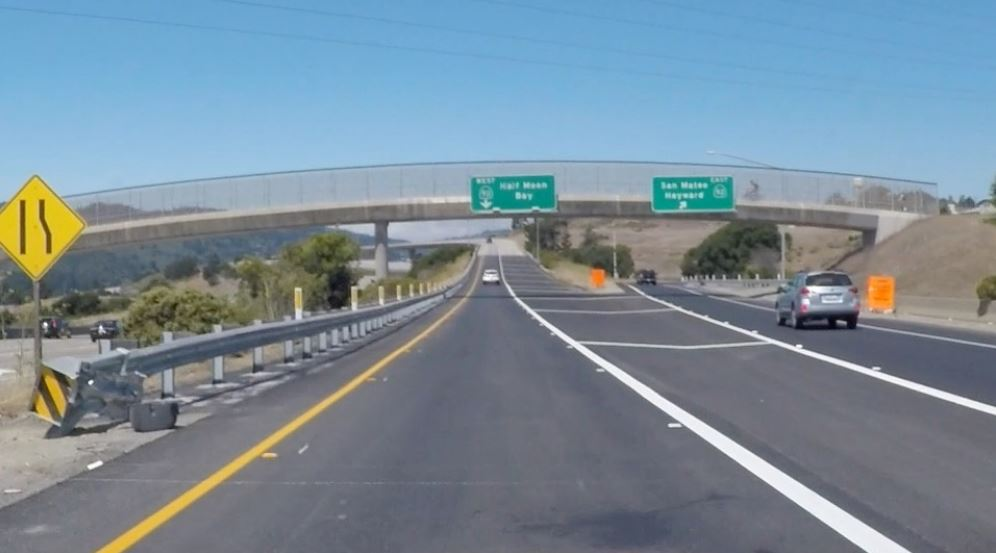
#> input picture Capture.JPG, 996 x 553 px, given in place of solidWhiteRight.mp4, which was not available
$ python 'DetectingLanes (1).py'
#> lines starting #> are read from the running program, lines starting #| are printed output that depends on the picture; after the words box and inside, x2 and y2 are one past the last pixel; in counts of white or black regions, pixels touching at a corner belong together; pictures that were not available may be replaced by others from this repository, and a replacement may not be noted

# coding: utf-8

# # Finding Lane Lines on the Road
# ***
#
# In this project, I used Python and OpenCV to find lane lines in the road images.
#
# The following techniques are used:
#
# - Color Selection
# - Canny Edge Detection
# - Region of Interest Selection
# - Hough Transform Line Detection
#
# Finally, I applied all the techniques to process video clips to find lane lines in them.

# ## Loading Test Images
#
# The following libraries are used.  `cv2` is for OpenCV.

# In[1]:


import matplotlib.pyplot as plt
import cv2
import os, glob
import numpy as np
from moviepy.editor import VideoFileClip
import time

#get_ipython().magic(u'matplotlib inline')
#get_ipython().magic(u"config InlineBackend.figure_format = 'retina'")


# The following `show_image` function is used to display images.

# In[2]:


# [54 lines left out: functions show_images, select_rgb_white_yellow, not called in this run]

#show_images(list(map(select_rgb_white_yellow, test_images)))#Pic


# It looks pretty good except the last two.  The yellow lines are not clear due to the dark shade from the tree on the left.

# ### HSL and HSV Color Space
#
# Using `cv2.cvtColor`, we can convert RGB image into different color space.  For example, [HSL and HSV color space](https://en.wikipedia.org/wiki/HSL_and_HSV).
#
# <img src='images/hsl-hsv.png' width='50%'>
#
# Image Source: [https://commons.wikimedia.org/wiki/File:Hsl-hsv_models.svg](https://commons.wikimedia.org/wiki/File:Hsl-hsv_models.svg)

# ### HSV Color Space
#
# How does it look when RGB images are converted into HSV color space?

# In[5]:


def convert_hsv(image):
    return cv2.cvtColor(image, cv2.COLOR_RGB2HSV)

#show_images(list(map(convert_hsv, test_images)))#Pic


# The yellow lines are very clear including the ones under the shades but the white lines are less clear.

# ### HSL Color Space
#
# How does it look like when images are converted from RGB to HSL color space?

# In[6]:


def convert_hls(image):
    return cv2.cvtColor(image, cv2.COLOR_RGB2HLS)

#show_images(list(map(convert_hls, test_images))) #Pic


# Both the white and yellow lines are clearly recognizable.  Also, the yellow lines under the shades are clearly shown.

# Let's build a filter to select those white and yellow lines.  I want to select particular range of each channels (Hue, Saturation and Light).
#
# - Use `cv2.inRange` to filter the white color and the yellow color seperately.
#   The function returns 255 when the filter conditon is satisfied.  Otherwise, it returns 0.
# - Use `cv2.bitwise_or` to combine these two binary masks.
#   The combined mask returns 255 when either white or yellow color is detected.
# - Use `cv2.bitwise_and` to apply the combined mask onto the original RGB image

# In[7]:


def select_white_yellow(image):
    converted = convert_hls(image)
    # white color mask
    lower = np.uint8([  0, 200,   0])
    upper = np.uint8([255, 255, 255])
    white_mask = cv2.inRange(converted, lower, upper)
    # yellow color mask
    lower = np.uint8([ 10,   0, 100])
    upper = np.uint8([ 40, 255, 255])
    yellow_mask = cv2.inRange(converted, lower, upper)
    # combine the mask
    mask = cv2.bitwise_or(white_mask, yellow_mask)
    return cv2.bitwise_and(image, image, mask = mask)

#white_yellow_images = list(map(select_white_yellow, test_images))#Pic

#show_images(white_yellow_images)#Pic


# For the white color,
# - I chose high **Light** value.
# - I did not filter **Hue**, **Saturation** values.
#
# For the yellow color,
# - I chose **Hue** around 30 to choose yellow color.
# - I chose relatively high **Saturation** to exclude yellow hills
#
# The combined mask filters the yellow and white lines very clearly.

# ## Canny Edge Detection
#
# The Canny edge detector was developed by John F. Canny in 1986.
#
# We want to detect edges in order to find straight lines especially lane lines.  For this,
#
# - use `cv2.cvtColor` to convert images into gray scale
# - use `cv2.GaussianBlur` to smooth out rough edges
# - use `cv2.Canny` to find edges
#
# Let's take a look at each step in details.
#
# Note: [Canny Edge Detection Wikipedia](https://en.wikipedia.org/wiki/Canny_edge_detector) has a good description in good details.
#
#

# ### Gray Scaling
#
# The images should be converted into gray scaled ones in order to detect shapes (edges) in the images.  This is because the Canny edge detection measures the magnitude of pixel intensity changes or gradients (more on this later).
#
# Here, I'm converting the white and yellow line images from the above into gray scale for edge detection.

# In[8]:


def convert_gray_scale(image):
    return cv2.cvtColor(image, cv2.COLOR_RGB2GRAY)

#gray_images = list(map(convert_gray_scale, white_yellow_images))#Pic

#show_images(gray_images)#Pic


# ### Gaussian Smoothing (Gaussian Blur)
#
# When there is an edge (i.e. a line), the pixel intensity changes rapidly (i.e. from 0 to 255) which we want to detect.  But before doing so, we should make the edges smoother.  As you can see,  the above images have many rough edges which causes many noisy edges to be detected.
#
# I use `cv2.GaussianBlur` to smooth out edges.
#
# - [Gaussian Filter OpenCV Theory](http://docs.opencv.org/doc/tutorials/imgproc/gausian_median_blur_bilateral_filter/gausian_median_blur_bilateral_filter.html#gaussian-filter)
# - [cv2.GaussianBlur OpenCV API Reference](http://docs.opencv.org/modules/imgproc/doc/filtering.html?highlight=gaussianblur#gaussianblur)

# In[9]:


def apply_smoothing(image, kernel_size=15):
    """
    kernel_size must be postivie and odd
    """
    return cv2.GaussianBlur(image, (kernel_size, kernel_size), 0)


# The GaussianBlur takes a `kernel_size` parameter which you'll need to play with to find one that works best.  I tried 3, 5, 9, 11, 15, 17 (they must be positive and odd) and check the edge detection (see the next section) result.  The bigger the `kernel_size` value is,  the more blurry the image becomes.
#
# The bigger `kearnel_size` value requires more time to process. It is not noticeable with the test images but we should keep that in mind (later we'll be processing video clips).  So, we should prefer smaller values if the effect is similar.

# In[10]:


#blurred_images = list(map(lambda image: apply_smoothing(image), gray_images))#Pic

#show_images(blurred_images)#Pic


# ### Edge Detection
#
# `cv2.Canny` takes two threshold values which requires some explanation.
#
# Wikipedia says:
#
# > it is essential to filter out the edge pixel with the weak gradient value and preserve the edge with the high gradient value. Thus two threshold values are set to clarify the different types of edge pixels, one is called high threshold value and the other is called the low threshold value. If the edge pixel’s gradient value is higher than the high threshold value, they are marked as strong edge pixels. If the edge pixel’s gradient value is smaller than the high threshold value and larger than the low threshold value, they are marked as weak edge pixels. If the pixel value is smaller than the low threshold value, they will be suppressed.
#
# According to the OpenCV documentation, the double thresholds are used as follows:
#
# - If a pixel gradient is higher than the upper threshold, the pixel is accepted as an edge
# - If a pixel gradient value is below the lower threshold, then it is rejected.
# - If the pixel gradient is between the two thresholds, then it will be accepted only if it is connected to a pixel that is above the upper threshold.
# - Canny recommended a upper:lower ratio between 2:1 and 3:1.
#
# These two threshold values are empirically determined.  Basically, you will need to define them by trials and errors.
#
# I first set the `low_threshold` to zero and then adjust the `high_threshold`.   If `high_threshold` is too high, you find no edges.  If `high_threshold` is too low, you find too many edges.  Once you find a good `high_threshold`, adjust the `low_threshold` to discard the weak edges (noises) connected to the strong edges.
#
# - [Canny Edge Detection OpenCV Theory](http://docs.opencv.org/2.4/doc/tutorials/imgproc/imgtrans/canny_detector/canny_detector.html)
# - [cv2.Canny OpenCV API Reference](http://docs.opencv.org/doc/tutorials/imgproc/imgtrans/canny_detector/canny_detector.html)

# In[11]:


def detect_edges(image, low_threshold=50, high_threshold=150):
    return cv2.Canny(image, low_threshold, high_threshold)

#edge_images = list(map(lambda image: detect_edges(image), blurred_images))#Pic

#show_images(edge_images)#Pic


# ## Region of Interest Selection
#
# When finding lane lines, we don't need to check the sky and the hills.
#
# Roughly speaking, we are interested in the aread surrounded by the red lines below:
#
# <img src='images/region-of-interest.png' width='50%'/>
#
# So, we exclude outside the region of interest by apply a mask.
#
# - [cv2.fillPoly OpenCV API Reference](http://docs.opencv.org/modules/core/doc/drawing_functions.html#fillpoly)

# In[12]:


def filter_region(image, vertices):
    """
    Create the mask using the vertices and apply it to the input image
    """
    mask = np.zeros_like(image)
    if len(mask.shape)==2:
        cv2.fillPoly(mask, vertices, 255)
    else:
        cv2.fillPoly(mask, vertices, (255,)*mask.shape[2]) # in case, the input image has a channel dimension
    return cv2.bitwise_and(image, mask)


def select_region(image):
    """
    It keeps the region surrounded by the `vertices` (i.e. polygon).  Other area is set to 0 (black).
    """
    # first, define the polygon by vertices
    rows, cols = image.shape[:2]
    bottom_left  = [cols*0.1, rows*0.95]
    top_left     = [cols*0.4, rows*0.6]
    bottom_right = [cols*0.9, rows*0.95]
    top_right    = [cols*0.6, rows*0.6]
    # the vertices are an array of polygons (i.e array of arrays) and the data type must be integer
    vertices = np.array([[bottom_left, top_left, top_right, bottom_right]], dtype=np.int32)
    return filter_region(image, vertices)


# images showing the region of interest only
#roi_images = list(map(select_region, edge_images))#Pic

#show_images(roi_images)#Pic


# Now we have lane lines but we need to recognize them as lines.  Especially, two lines: the left lane and the right lane.

# ## Hough Transform Line Detection
#
# I'm using `cv2.HoughLinesP` to detect lines in the edge images.
#
# There are several parameters you'll need to tweak and tune:
#
# - rho – Distance resolution of the accumulator in pixels.
# - theta – Angle resolution of the accumulator in radians.
# - threshold – Accumulator threshold parameter. Only those lines are returned that get enough votes (> `threshold`).
# - minLineLength – Minimum line length. Line segments shorter than that are rejected.
# - maxLineGap – Maximum allowed gap between points on the same line to link them.
#
# More details can be found:
#
# - [Hough Line Transform OpenCV Theory](http://docs.opencv.org/doc/tutorials/imgproc/imgtrans/hough_lines/hough_lines.html)
# - [cv.HoughLinesP OpenCV API Reference](http://docs.opencv.org/modules/imgproc/doc/feature_detection.html?highlight=houghlinesp#houghlinesp)

# In[13]:


def hough_lines(image):
    """
    `image` should be the output of a Canny transform.

    Returns hough lines (not the image with lines)
    """
    return cv2.HoughLinesP(image, rho=1, theta=np.pi/180, threshold=20, minLineLength=20, maxLineGap=300)


#list_of_lines = list(map(hough_lines, roi_images))#Pic


# `list_of_lines` contains a list of lines detected.  With the above parameters, approximately 5-15 lines are detected for each image.
#
# Let's draw the lines onto the original images.

# In[14]:


# [8 lines left out: function draw_lines, not called in this run]


#line_images = []#Pic
#for image, lines in zip(test_images, list_of_lines):#Pic
#    line_images.append(draw_lines(image, lines))#Pic

#show_images(line_images)#Pic


# ### Averaging and Extrapolating Lines
#
# There are multiple lines detected for a lane line.  We should come up with an averaged line for that.
#
# Also, some lane lines are only partially recognized.  We should extrapolate the line to cover full lane line length.
#
# We want two lane lines: one for the left and the other for the right.  The left lane should have a positive slope, and the right lane should have a negative slope.  Therefore, we'll collect positive slope lines and negative slope lines separately and take averages.
#
# Note: in the image, `y` coordinate is reversed.  The higher `y` value is actually lower in the image.  Therefore, the slope is negative for the left lane, and the slope is positive for the right lane.

# In[15]:


def average_slope_intercept(lines):
    left_lines    = [] # (slope, intercept)
    left_weights  = [] # (length,)
    right_lines   = [] # (slope, intercept)
    right_weights = [] # (length,)

    for line in lines:
        for x1, y1, x2, y2 in line:
            if x2==x1:
                continue # ignore a vertical line
            slope = (y2-y1)/(x2-x1)
            intercept = y1 - slope*x1
            length = np.sqrt((y2-y1)**2+(x2-x1)**2)
            if slope < 0: # y is reversed in image
                left_lines.append((slope, intercept))
                left_weights.append((length))
            else:
                right_lines.append((slope, intercept))
                right_weights.append((length))

    # add more weight to longer lines
    left_lane  = np.dot(left_weights,  left_lines) /np.sum(left_weights)  if len(left_weights) >0 else None
    right_lane = np.dot(right_weights, right_lines)/np.sum(right_weights) if len(right_weights)>0 else None

    return left_lane, right_lane # (slope, intercept), (slope, intercept)


# Using the above `average_lines` function, we can calculate average slope and intercept for the left and right lanes of each image.
#
# Let's draw the lanes.  I need to convert the slope and intercept into pixel points.

# In[16]:


def make_line_points(y1, y2, line):
    """
    Convert a line represented in slope and intercept into pixel points
    """
    if line is None:
        return None

    slope, intercept = line

    # make sure everything is integer as cv2.line requires it
    x1 = float((y1 - intercept)/slope)
    x2 = float((y2 - intercept)/slope)
    y1 = int(y1)
    y2 = int(y2)

    return ((x1, y1), (x2, y2))


# Our `draw_lines` except a list of lines as the second parameter.  Each line is a list of 4 values (x1, y1, x2, y2).  The data type needs to be integer for `cv2.line` to work without throwing an error.

# In[17]:


def lane_lines(image, lines):
    left_lane, right_lane = average_slope_intercept(lines)

    y1 = image.shape[0] # bottom of the image
    y2 = y1*0.6         # slightly lower than the middle

    left_line  = make_line_points(y1, y2, left_lane)
    right_line = make_line_points(y1, y2, right_lane)

    return left_line, right_line


def draw_lane_lines(image, lines, color=[255, 0, 0], thickness=20):
    # make a separate image to draw lines and combine with the orignal later
    line_image = np.zeros_like(image)
    #print(line_image)
    for line in lines:
        if line is not None:
            lines = list(line)
            cv2.line(line_image, lines[1],lines[0],  color, thickness)
    # image1 * α + image2 * β + λ
    # image1 and image2 must be the same shape.
    return cv2.addWeighted(image, 1.0, line_image, 0.95, 0.0)


#lane_images = []#Pic
#for image, lines in zip(test_images, list_of_lines):#Pic
#    lane_images.append(draw_lane_lines(image, lane_lines(image, lines)))#Pic


#show_images(lane_images)#Pic


# ## Video Clips
#
# I'm drwaing lanes on video clips.

# In[18]:


from collections import deque

QUEUE_LENGTH=50
class LaneDetector:
    def __init__(self):
        self.left_lines  = deque(maxlen=QUEUE_LENGTH)
        self.right_lines = deque(maxlen=QUEUE_LENGTH)

    def process(self, image):
        white_yellow = select_white_yellow(image)
        gray         = convert_gray_scale(white_yellow)
        smooth_gray  = apply_smoothing(gray)
        edges        = detect_edges(smooth_gray)
        regions      = select_region(edges)
        lines        = hough_lines(regions)
        left_line, right_line = lane_lines(image, lines)

        def mean_line(line, lines):
            if line is not None:
                lines.append(line)

            if len(lines)>0:
                line = np.mean(lines, axis=0, dtype=np.int32)
                line = tuple(map(tuple, line)) # make sure it's tuples not numpy array for cv2.line to work
            return line

        left_line  = mean_line(left_line,  self.left_lines)
        right_line = mean_line(right_line, self.right_lines)

        return draw_lane_lines(image, (left_line, right_line))


# Let's try the one with the solid white lane on the right first ...

# In[19]:

detector = LaneDetector()
cap = cv2.VideoCapture('C:/anish/1science/2018-2019/car-finding-lane-lines-master/test_videos/solidWhiteRight.mp4')

# Check if camera opened successfully
if (cap.isOpened()== False):
    print("Error opening video stream or file")

# Read until video is completed
while(cap.isOpened()):
    # Capture frame-by-frame
    ret, frame = cap.read()
#> frame is the input picture: shape (553, 996, 3); mean B, G, R 152.6, 139.6, 121.5
    if ret == True:
        cv2.imshow('Frame',(detector.process(frame)))
#> in select_white_yellow, `white_mask = cv2.inRange(converted, lower, upper)`:
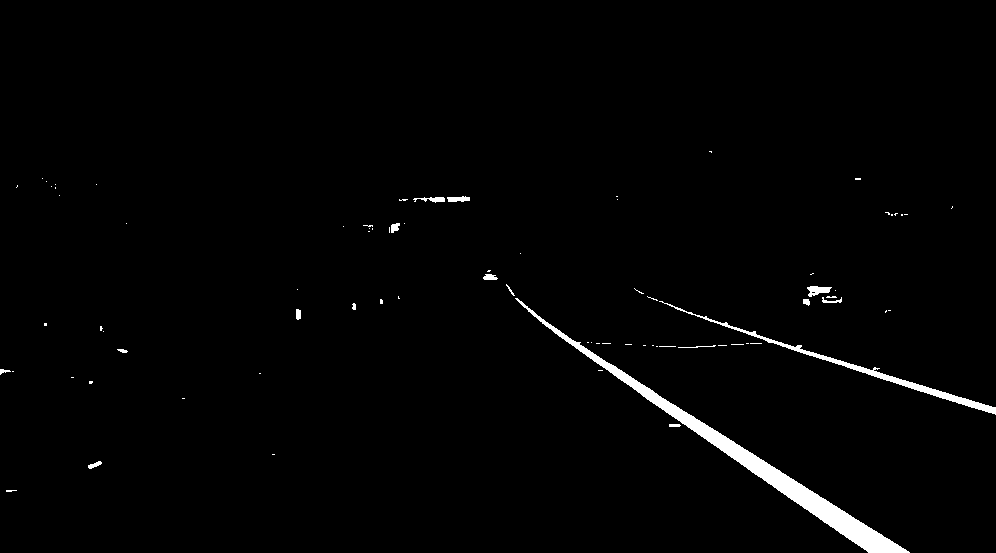
#> white_mask: shape (553, 996); 1.6% white; 80 white regions (63 under 20 px), largest, box (x1, y1, x2, y2) and area: (515, 298, 910, 553) 5722, (659, 301, 996, 415) 1599, (807, 286, 832, 297) 165
#> in select_white_yellow, `yellow_mask = cv2.inRange(converted, lower, upper)`:
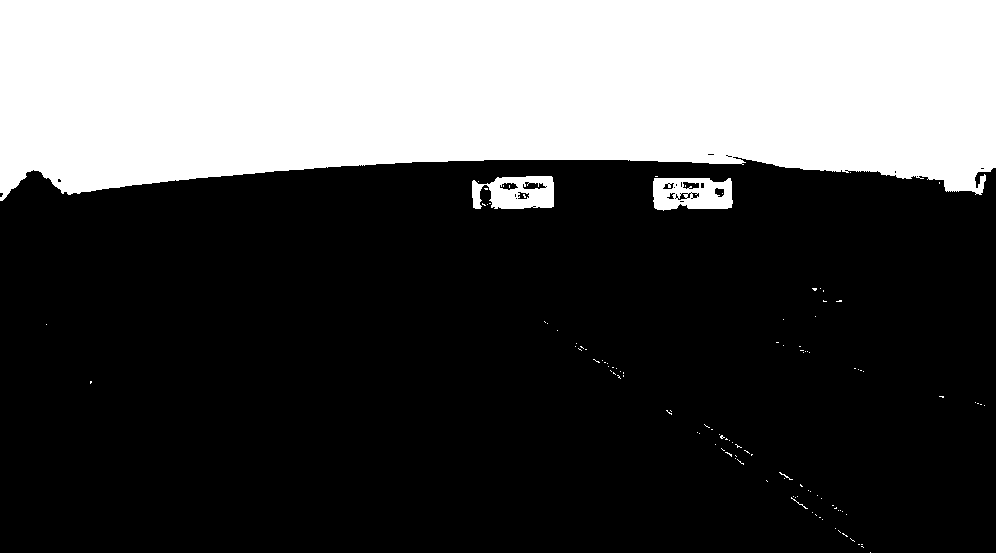
#> yellow_mask: shape (553, 996); 31.7% white; 113 white regions (108 under 20 px), largest, box (x1, y1, x2, y2) and area: (0, 0, 996, 201) 170375, (653, 178, 733, 211) 2048, (472, 176, 554, 209) 1967, (791, 497, 808, 509) 23, (779, 472, 793, 480) 21
#> in apply_smoothing, `return cv2.GaussianBlur(image, (kernel_size, kernel_size), 0)`:
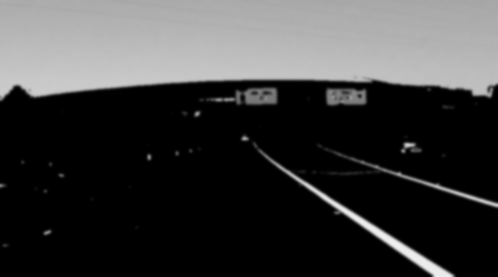
#> returned value: shape (553, 996) (shown at 1/2 size); min 0, max 239, mean 61.1
#> in filter_region, `cv2.fillPoly(mask, vertices, 255)`:
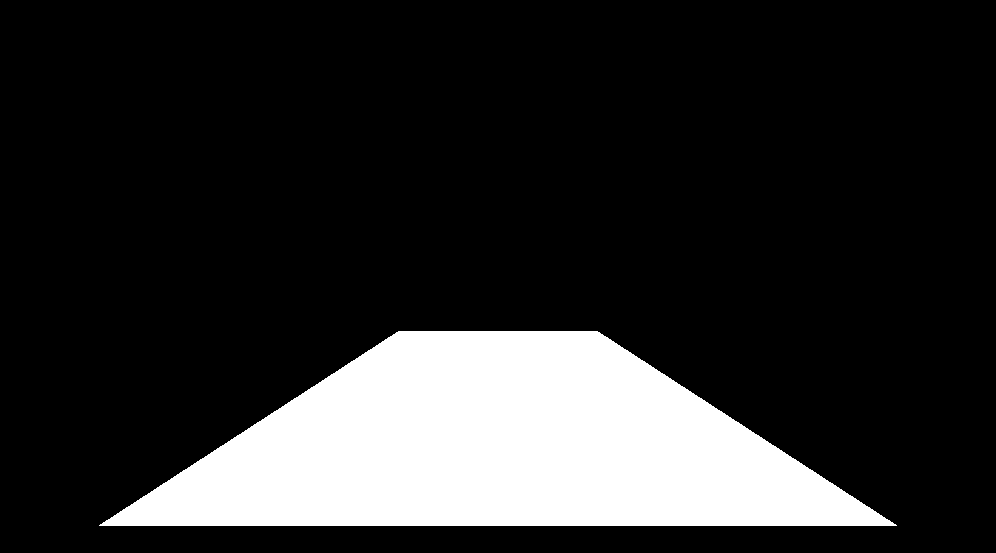
#> mask: shape (553, 996); 17.7% white; 1 white region, box (x1, y1, x2, y2) and area: (99, 331, 897, 526) 97410
#> in filter_region, `return cv2.bitwise_and(image, mask)`:
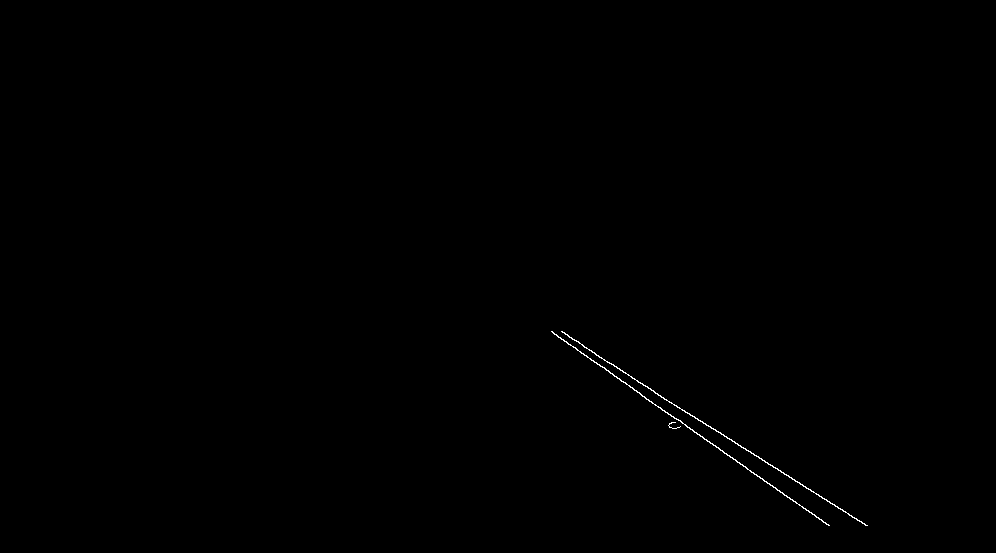
#> returned value: shape (553, 996); 0.18% white in thin lines or dots, all inside (x1, y1, x2, y2) = (551, 331, 868, 526)
#> in process, `lines        = hough_lines(regions)`: lines = [[551, 331, 829, 525], [655, 393, 866, 525], [596, 355, 864, 523], [552, 332, 826, 524], [568, 336, 650, 388], [561, 331, 583, 345]]
#> the loop in average_slope_intercept, `for line in lines:` made 6 passes
#> after the loop in average_slope_intercept, `for line in lines:`: left_lines = []; right_lines = [(0.698, -53.51), (0.626, -16.76), (0.627, -18.61), (0.701, -54.8), (0.634, -24.2), (0.636, -26)]; right_weights = [339, 248.9, 316.3, 334.6, 97.1, 26.08]
#> in average_slope_intercept, `right_lane = np.dot(right_weights, right_lines)/np.sum(right_weights) ..`: right_lane = [0.663, -36.39]
#> in lane_lines, `right_line = make_line_points(y1, y2, right_lane)`: right_line = ((888.8, 553), (555.2, 331))
#> in process, `right_line = mean_line(right_line, self.right_lines)`: right_line = ((888, 553), (555, 331))
        # Display the resulting frame
        #cv2.imshow('Frame',frame)

        # Press Q on keyboard to  exit
        if cv2.waitKey(25) & 0xFF == ord('q'):
#> (key q is pressed here)
            break

  # Break the loop
    else:
        break

# When everything done, release the video capture object
cap.release()

# Closes all the frames
cv2.destroyAllWindows()

# [39 lines of commented-out code are left out]
